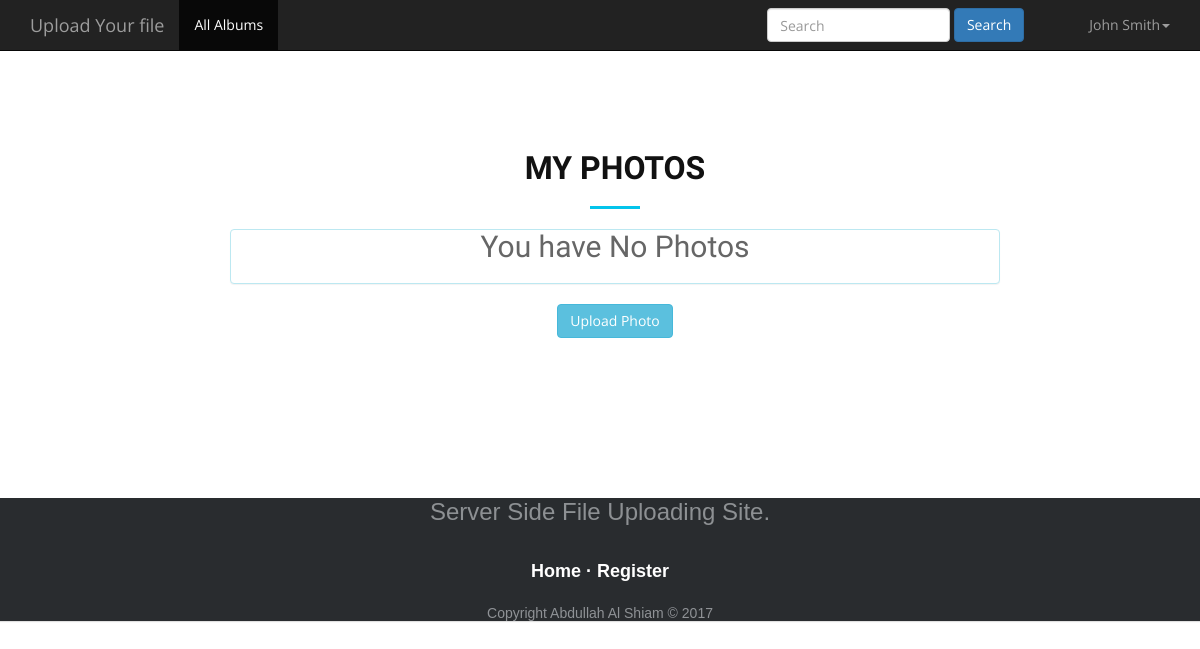
Before: /?controller=pages&action=my_photos&id=23 (signed in) with the older database file.
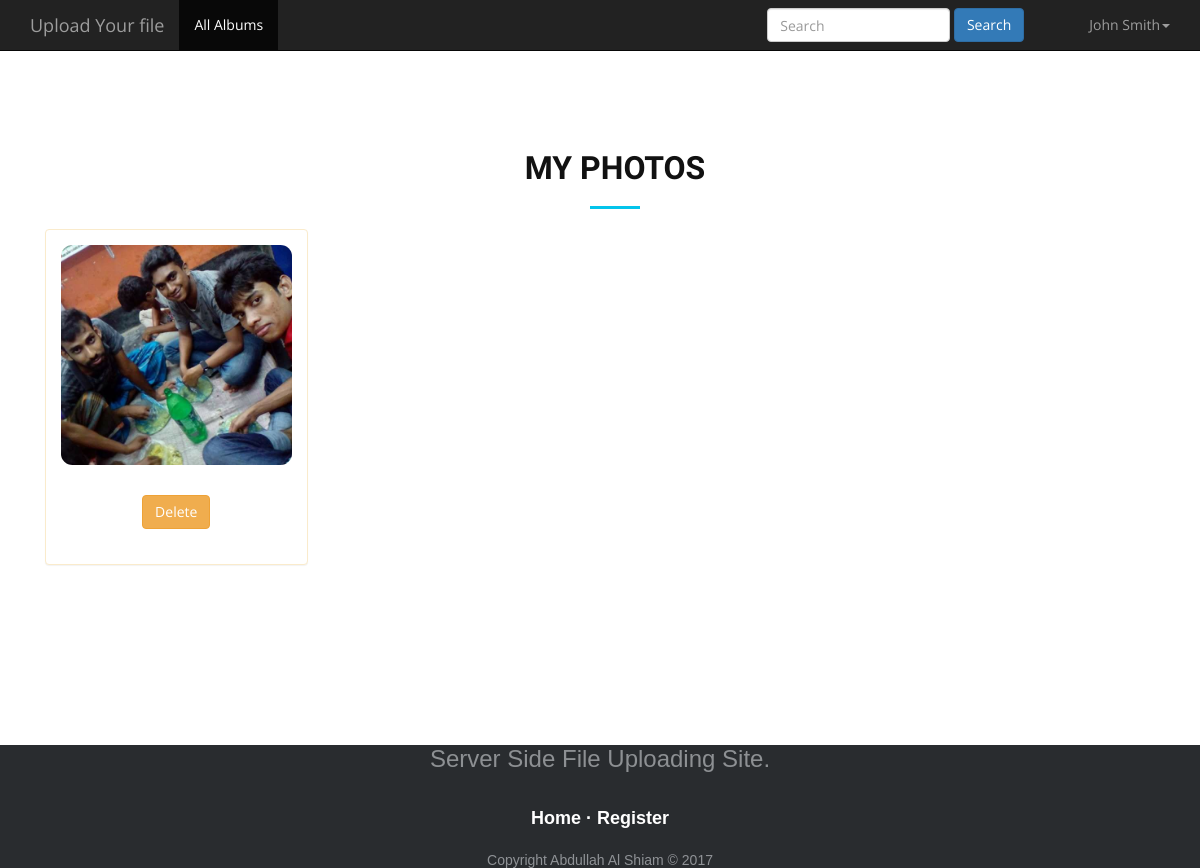
After: the same page with the newer database file.
### tables this page shows
CREATE TABLE `photos` (
  `id` int(11) NOT NULL,
  `album_id` int(11) NOT NULL,
  `name` varchar(20) NOT NULL,
  `location` varchar(50) NOT NULL,
  `created_date` datetime NOT NULL
);

### controllers/pages_controller.php (called while the page is built, shortened)
<?php
  class PagesController {
     public function my_photos() {
      require_once('views/pages/my_photos.php');
    }
  }
?>

### index.php (called while the page is built, shortened)
<?php
  require_once('views/layout.php');
?>

### models/model.php (called while the page is built, shortened)
<?php
  class Model {
 public static  function GetAllPhotosByalbumId($albumid)
  {
  $db = mysqli_connect("localhost", "root", "", "file_management");
       $result =mysqli_query($db,"SELECT * FROM photos WHERE album_id='$albumid' ");
     if (mysqli_num_rows($result) == 0) {
        $message="There is no posts available";
    }
    else {
    return $result;
      }
  }
  }
?>

### views/pages/my_photos.php (the view, shortened to what this page needs)
<?php
  $GetAllPhotos=Model::GetAllPhotosByalbumId($_GET['id']);
 ?>
<?php include 'header.php'; ?>
<div class="container">
 <section id="portfolio">
	      <div class="container wow fadeInUp">
	        <div class="row">
	          <div class="col-md-12">
	            <h3 class="section-title">My Photos</h3>
	            <div class="section-title-divider"></div>
	          </div>
	        </div>
	        <div class="row">
	        <?php
         if ($GetAllPhotos) {
	         while($row=mysqli_fetch_array($GetAllPhotos)){
                $url=$row['location'];
	        	?>
	          <div class="col-md-3 text-center">
	          <div class="panel panel-body panel-warning">
	            <a class="portfolio-item" style="background-image: url(upload/<?php echo $url; ?>);" href="upload/<?php echo $url; ?>">
          <a class="btn btn-warning" href="?controller=pages&action=delete&id=<?php echo $albumid; ?>">Delete</a><br><br>
	            </a>
	          </div>
              </div>
	        <?php } }   else{?>
    	    <div class="row">
	    <div class="col-md-8 col-md-offset-2 text-center">
	    <div class="panel panel-info text-center">
	    	<?php
         	echo "<h2>You have No Photos</h2>
               </div>
      <a class='btn btn-info' href='?controller=pages&action=upload'>Upload Photo</a>
         	";
        }
       ?>
	    </div>
	    </div>
	        </div>
	      </div>
	    </section>
</div>
<?php include 'footer.php'; ?>

Changed rows visible on the page:
added photos: location (picture)
Other visible differences:
text no longer shown: "You have No Photos Upload Photo"
